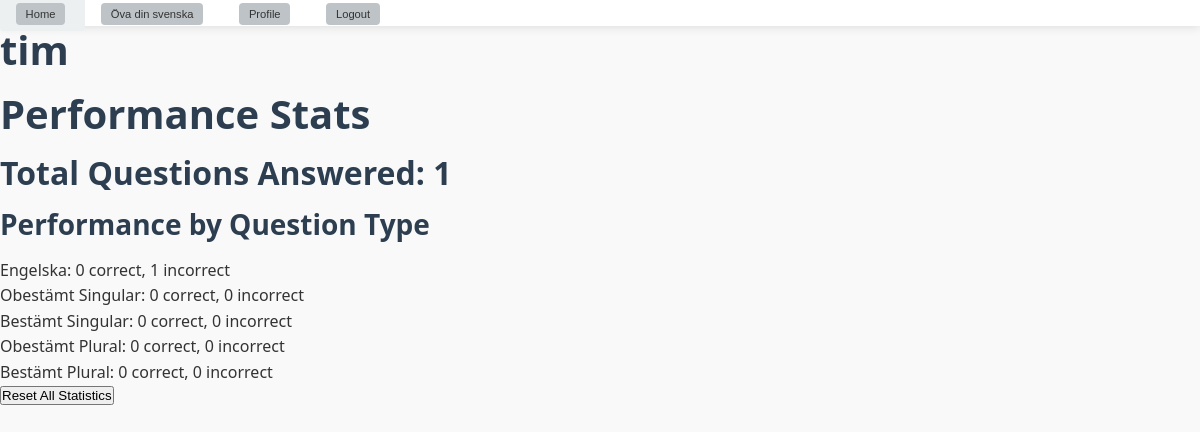
The app's page /accounts/profile/ (signed in), older data.
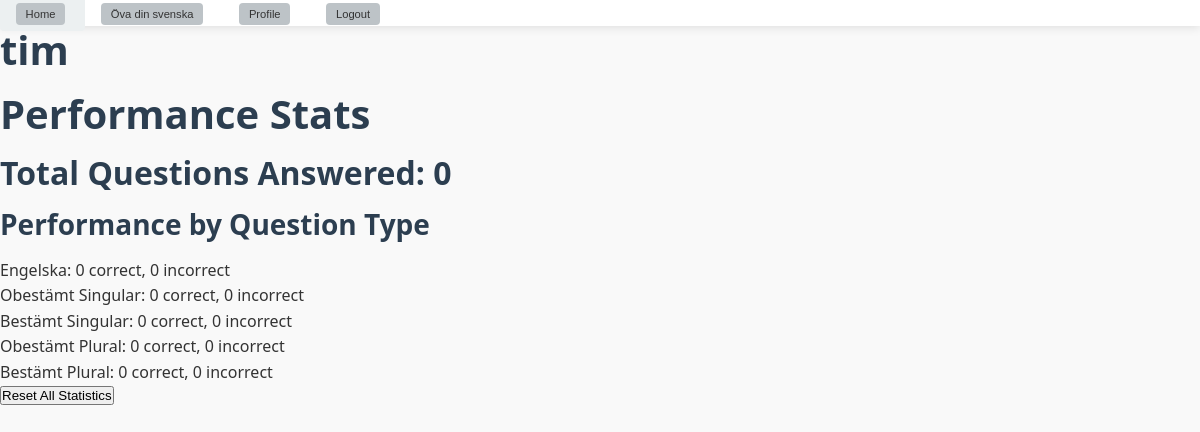
The same page, newer data.
### accounts/models.py (models this page shows, shortened)
class CustomUser(AbstractUser):
    total_answered = models.IntegerField(default=0)
    total_substantiv_answered = models.IntegerField(default=0)
    total_verb_answered = models.IntegerField(default=0)
    engelska_correct = models.IntegerField(default=0)
    engelska_incorrect = models.IntegerField(default=0)
    obestamt_singular_correct = models.IntegerField(default=0)
    obestamt_singular_incorrect = models.IntegerField(default=0)
    bestamt_singular_correct = models.IntegerField(default=0)
    bestamt_singular_incorrect = models.IntegerField(default=0)
    obestamt_plural_correct = models.IntegerField(default=0)
    obestamt_plural_incorrect = models.IntegerField(default=0)
    bestamt_plural_correct = models.IntegerField(default=0)
    bestamt_plural_incorrect = models.IntegerField(default=0)
    infinitv_correct = models.IntegerField(default=0)
    infinitiv_incorrect = models.IntegerField(default=0)
    presens_correct = models.IntegerField(default=0)
    presens_incorrect = models.IntegerField(default=0)
    imperativ_correct = models.IntegerField(default=0)
    imperativ_incorrect = models.IntegerField(default=0)
    preteritum_correct = models.IntegerField(default=0)
    preteritum_incorrect = models.IntegerField(default=0)
    perfekt_correct = models.IntegerField(default=0)
    perfekt_incorrect = models.IntegerField(default=0)
    pluskvamperfekt_correct = models.IntegerField(default=0)
    pluskvamperfekt_incorrect = models.IntegerField(default=0)
    groups = models.ManyToManyField(
        'auth.Group',
        related_name='custom_user_set',
        blank=True,
        help_text='The groups this user belongs to.',
        verbose_name='groups'
    )
    user_permissions = models.ManyToManyField(
        'auth.Permission',
        related_name='custom_user_permissions_set',
        blank=True,
        help_text='Specific permissions for this user.',
        verbose_name='user permissions'
    )

### accounts/views.py (the view)
# urls.py: path('profile/', views.profile_view, name='profile'),
def profile_view(request):
    user = request.user
    return render(request, 'profile.html', {'user': user})

### accounts/templates/profile.html (shortened to what this page needs)
{% extends "base.html" %}
{% load static %}
{% block content %}
<body>
    <h1>{{ user.username }}</h1>
    <h1>Performance Stats</h2>
    <h2>Total Questions Answered: {{ user.total_answered }}</h2>
    <h3>Performance by Question Type</h3>
    <ul>
        <li>Engelska: {{ user.engelska_correct }} correct, {{ user.engelska_incorrect }} incorrect</li>
        <li>Obestämt Singular: {{ user.obestamt_singular_correct }} correct, {{ user.obestamt_singular_incorrect }} incorrect</li>
        <li>Bestämt Singular: {{ user.bestamt_singular_correct }} correct, {{ user.bestamt_singular_incorrect }} incorrect</li>
        <li>Obestämt Plural: {{ user.obestamt_plural_correct }} correct, {{ user.obestamt_plural_incorrect }} incorrect</li>
        <li>Bestämt Plural: {{ user.bestamt_plural_correct }} correct, {{ user.bestamt_plural_incorrect }} incorrect</li>
    </ul>
    <form method="post" action="{% url 'reset_stats' %}" onsubmit="return confirm('Are you sure you want to reset all your statistics? This action cannot be undone.');">
        <button type="submit">Reset All Statistics</button>
    </form>
</body>
{% endblock %}

Row changes from the older to the newer data that the page shows:
changed CustomUser "tim": total_answered "1" → "0"; engelska_incorrect "1" → "0"
